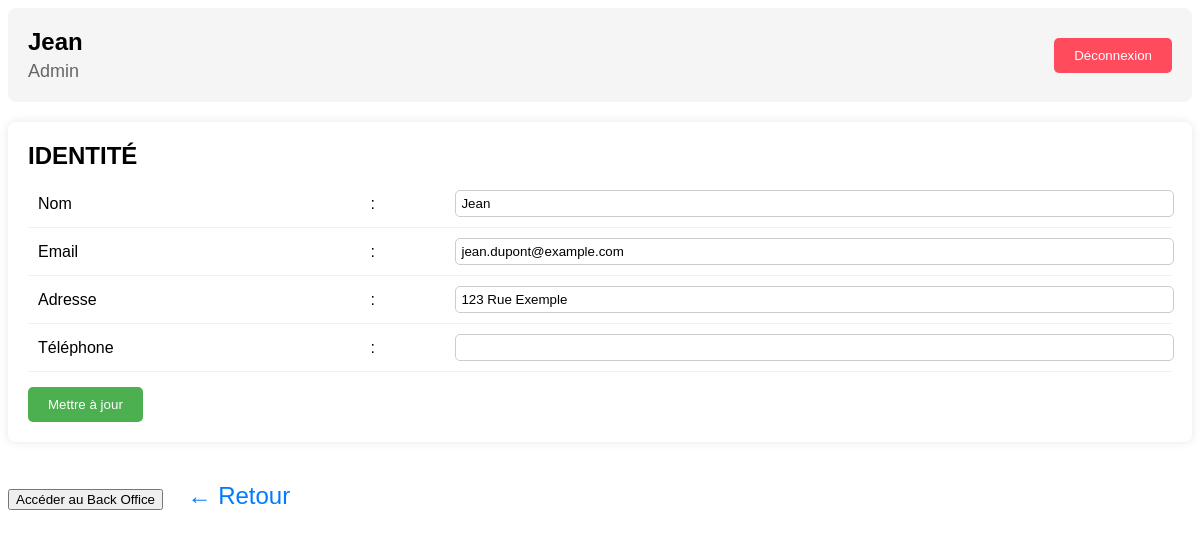
The page /nomorewaste/front/public/mon_profil.php (signed in) on the database its author committed.
### tables this page shows
CREATE TABLE `utilisateurs` (
  `id_utilisateur` bigint(20) unsigned NOT NULL AUTO_INCREMENT,
  `nom` varchar(100) NOT NULL,
  `prenom` varchar(100) NOT NULL,
  `email` varchar(100) NOT NULL,
  `mot_de_passe` varchar(255) NOT NULL,
  `role` varchar(50) NOT NULL,
  `description` text,
  `adresse` text,
  `ville` varchar(100) DEFAULT NULL,
  `pays` varchar(100) DEFAULT NULL,
  `code_postal` varchar(20) DEFAULT NULL,
  `telephone` varchar(14) NOT NULL,
  `nouveau_role` varchar(50) DEFAULT NULL,
  `message_demande` text,
  `statut_demande` enum('en attente','acceptée','rejetée') DEFAULT 'en attente',
  `date_demande` timestamp NOT NULL DEFAULT CURRENT_TIMESTAMP,
  PRIMARY KEY (`id_utilisateur`),
  UNIQUE KEY `email` (`email`)
);

### nomorewaste/front/public/mon_profil.php (the view, shortened to what this page needs)
<?php
include '../../back/includes/db.php';
$user_id = $_SESSION['user_id'];
$role = $_SESSION['role'];
if ($role === 'Commerçant') {
    $stmt = $conn->prepare("SELECT * FROM Commercants WHERE id_commercant = :id");
} else {
    $stmt = $conn->prepare("SELECT * FROM Utilisateurs WHERE id_utilisateur = :id");
}
$stmt->bindParam(':id', $user_id);
$stmt->execute();
$user = $stmt->fetch(PDO::FETCH_ASSOC);
?>
<!DOCTYPE html>
<html lang="fr">
<head>
    <link rel="stylesheet" href="styles_profils.css">
</head>
<body>
    <div class="main">
        <div class="profile-header">
            <div class="profile-info">
                <h1><?php echo htmlspecialchars($role === 'Commerçant' ? $user['nom_entreprise'] : $user['prenom']); ?></h1>
                <p><?php echo ucfirst($role); ?></p>
            </div>
            <div class="logout">
                <a href="logout.php">
                    <button>Déconnexion</button>
                </a>
            </div>
        </div>
        <div class="card">
            <div class="card-header">
                <h2>IDENTITÉ</h2>
            </div>
            <div class="card-body">
                <form method="POST">
                    <table>
                        <tbody>
                            <tr>
                                <td><?php echo $role === 'Commerçant' ? 'Nom de l\'entreprise' : 'Nom'; ?></td>
                                <td>:</td>
                                <td><input type="text" name="username" value="<?php echo htmlspecialchars($role === 'Commerçant' ? $user['nom_entreprise'] : $user['prenom']); ?>"></td>
                            </tr>
                            <tr>
                                <td>Email</td>
                                <td>:</td>
                                <td><input type="email" name="email" value="<?php echo htmlspecialchars($user['email']); ?>"></td>
                            </tr>
                            <tr>
                                <td>Adresse</td>
                                <td>:</td>
                                <td><input type="text" name="address" value="<?php echo htmlspecialchars($user['adresse']); ?>"></td>
                            </tr>
                            <tr>
                                <td>Téléphone</td>
                                <td>:</td>
                                <td><input type="text" name="telephone" value="<?php echo htmlspecialchars($user['telephone']); ?>"></td>
                            </tr>
                        </tbody>
                    </table>
                    <button type="submit">Mettre à jour</button>
                </form>
            </div>
        </div>
        <div class="role-requests">
            <?php if ($role === 'Utilisateur' && !$user['nouveau_role']): ?>
                <form method="POST">
                    <input type="hidden" name="demande_role" value="Bénévole">
                    <button type="submit">Demander à devenir Bénévole</button>
                </form>
            <?php elseif ($role === 'Admin'): ?>
                <a href="../../back/index.php"><button type="button">Accéder au Back Office</button></a>
            <?php elseif ($user['statut_demande'] === 'en attente'): ?>
                <p>Votre demande pour devenir <?php echo htmlspecialchars($user['nouveau_role']); ?> est en cours de traitement.</p>
            <?php endif; ?>
            <div class="back-arrow" onclick="history.back();">
                &#x2190; Retour
            </div>
        </div>
    </div>
</body>
</html>

### nomorewaste/front/public/styles_profils.css (style rules this page uses)
.main { font-family: 'Montserrat', sans-serif; }
.profile-header { display: flex; align-items: center; justify-content: space-between; padding: 20px; background-color: #f5f5f5; border-radius: 8px; margin-bottom: 20px; }
.profile-info h1 { margin: 0; font-size: 24px; }
.profile-info p { margin: 5px 0 0 0; font-size: 18px; color: #666; }
.logout button { padding: 10px 20px; background-color: #ff4b5c; color: white; border: none; border-radius: 5px; cursor: pointer; }
.card { background-color: white; border-radius: 8px; box-shadow: 0 0 10px rgba(0, 0, 0, 0.1); margin-bottom: 20px; padding: 20px; }
.card-header h2 { margin: 0 0 10px 0; }
.card-body table { width: 100%; border-collapse: collapse; }
.card-body td { padding: 10px; border-bottom: 1px solid #f0f0f0; }
.card-body input { width: 100%; padding: 5px; border-radius: 5px; border: 1px solid #ccc; }
.card-body button { padding: 10px 20px; background-color: #4CAF50; color: white; border: none; border-radius: 5px; cursor: pointer; margin-top: 15px; }

### nomorewaste/front/public/mon_profil.php (style rules this page uses)
.back-arrow { display: inline-block; margin: 10px; padding: 10px; font-size: 24px; color: #007bff; cursor: pointer; transition: color 0.3s; }

### rows shown on the page
utilisateurs: prenom "Jean", username "Jean", email "jean.dupont@example.com", address "123 Rue Exemple"

### other values the page prints
$role "Admin"
